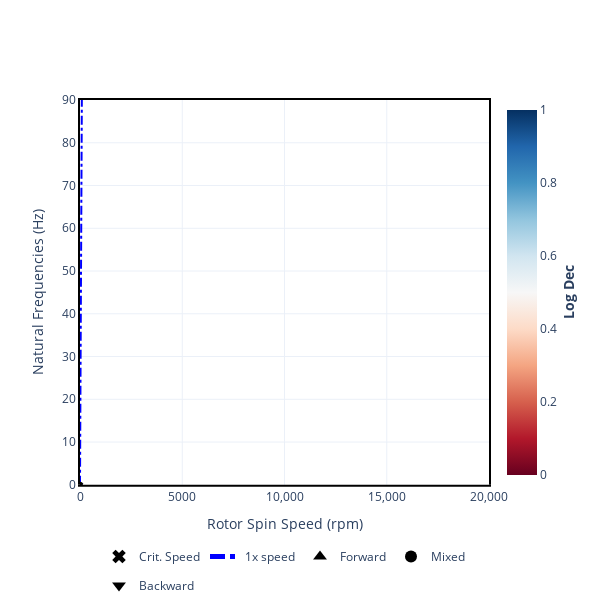

Write notebook code for a chart like this one.
### Code cell
samples = 40
max_spin = 20000/60 * 2 * np.pi
speed_range = np.linspace(0, max_spin, samples)
campbell = rotor_lp.run_campbell(speed_range, frequency_type="wn", frequencies=7)
fig = campbell.plot(frequency_units="rad/s", width=600, height=600)
# for i in fig.data:
#     try:
#         i["y"] = i["y"] / 60  * 2 * np.pi # pass in hz   
#     except:
#         pass
fig.update_yaxes(title="Natural Frequencies (Hz)", range=[0, 90])
fig.update_xaxes(title="Rotor Spin Speed (rpm)", range=[0, max_spin * 60 / (2 * np.pi)])
